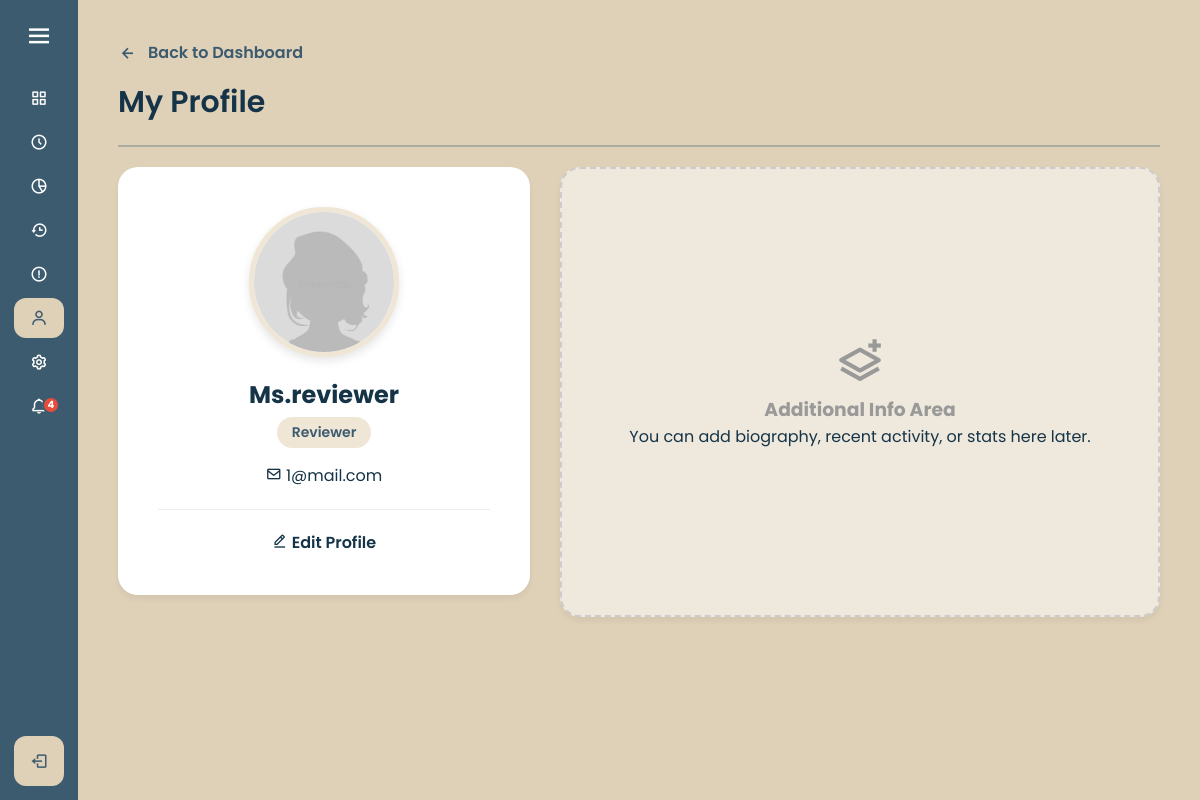
The app's page /profile.php (signed in) with its own data.
### tables this page shows
CREATE TABLE `users` (
  `id` int(10) UNSIGNED NOT NULL,
  `name` varchar(255) NOT NULL,
  `email` varchar(255) NOT NULL,
  `password` varchar(255) NOT NULL,
  `role` enum('researcher','reviewer','hod','admin') NOT NULL,
  `notify_email` tinyint(1) DEFAULT 1,
  `notify_system` tinyint(1) DEFAULT 1,
  `profile_pic` varchar(255) DEFAULT 'default.png',
  `avatar` enum('default','male','female') DEFAULT 'default',
  `notify_new_assign` tinyint(1) DEFAULT 1,
  `notify_appeals` tinyint(1) DEFAULT 1,
  `notify_hod_approve` tinyint(1) DEFAULT 1,
  `notify_hod_reject` tinyint(1) DEFAULT 1,
  `status` enum('PENDING','APPROVED','REJECTED') DEFAULT 'PENDING'
);

### profile.php (the view, shortened to what this page needs)
<?php
require 'config.php';
$email = $_SESSION['email'];
$stmt = $conn->prepare("SELECT * FROM users WHERE email = ?");
$stmt->bind_param("s", $email);
$stmt->execute();
$user = $stmt->get_result()->fetch_assoc();
$avatar_file = !empty($user['profile_pic']) ? "images/" . $user['profile_pic'] : "images/default.png";
?>
<!DOCTYPE html>
<html lang="en">
<head>
    <link rel="stylesheet" href="styling/style.css">
    <link href="https://unpkg.com/boxicons@2.1.4/css/boxicons.min.css" rel="stylesheet">
</head>
<body>
    <?php include 'sidebar.php'; ?>
    <section class="home-section">
        <a href="<?= $dashboardLink ?>" class="btn-back" style="display: inline-flex; align-items: center; text-decoration: none; color: #3C5B6F; font-weight: 600; margin-bottom: 15px;">
            <i class='bx bx-left-arrow-alt' style="font-size: 20px; margin-right: 5px;"></i>
            Back to Dashboard
        </a>
        <div class="welcome-text">My Profile</div>
        <hr style="border: 1px solid #3C5B6F; opacity: 0.3; margin: 20px 0;">
        <div class="profile-container">
            <div class="form-box profile-card">
                <div class="profile-avatar" style="padding: 0; overflow: hidden; background: white; border: 5px solid #EFE6D5;">
                    <img src="<?= $avatar_file ?>" alt="Profile" style="width: 100%; height: 100%; object-fit: cover;">
                </div>
                <h2 class="profile-name"><?= htmlspecialchars($user['name']) ?></h2>
                <div class="profile-role-badge">
                    <?= ucfirst($user['role']) ?>
                </div>
                <p class="profile-email">
                    <i class='bx bx-envelope'></i> <?= htmlspecialchars($user['email']) ?>
                </p>
                <div class="profile-actions">
                    <a href="settings.php?view=profile" style="color: #153448; text-decoration: none; font-weight: 600; font-size: 16px;">
                        <i class='bx bx-edit-alt'></i> Edit Profile
                    </a>
                </div>
            </div>
            <div class="form-box placeholder-area">
                <div class="placeholder-content">
                    <i class='bx bx-layer-plus'></i>
                    <h3>Additional Info Area</h3>
                    <p>You can add biography, recent activity, or stats here later.</p>
                </div>
            </div>
        </div>
    </section>
</body>
</html>

### styling/style.css (style rules this page uses)
* { margin: 0; padding: 0; box-sizing: border-box; font-family: "Poppins", sans-serif; }
body { background-color: #DFD0B8; }
.home-section { position: relative; background-color: #DFD0B8; min-height: 100vh; top: 0; left: 78px; width: calc(100% - 78px); transition: all 0.5s ease; z-index: 1; padding: 40px; color: #153448; }
.home-section .welcome-text { color: #153448; font-size: 30px; font-weight: 600; margin-bottom: 10px; display: flex; align-items: center; gap: 10px; }
.home-section p, .home-section li, .home-section td, .home-section label { color: #153448; font-size: 16px; line-height: 1.6; }
.form-box { background: #fff; padding: 30px; border-radius: 20px; max-width: 600px; box-shadow: 0 4px 6px rgba(0,0,0,0.05); }
.btn-back { display: inline-flex; align-items: center; gap: 5px; margin-bottom: 20px; color: #3C5B6F; text-decoration: none; font-weight: 600; }
.profile-container { display: flex; gap: 30px; align-items: flex-start; flex-wrap: wrap; }
.profile-card { flex: 1; min-width: 300px; text-align: center; padding: 40px; }
.profile-avatar { width: 150px; height: 150px; background: #3C5B6F; color: white; border-radius: 50%; display: flex; align-items: center; justify-content: center; font-size: 60px; font-weight: bold; margin: 0 auto 20px auto; border: 5px solid #EFE6D5; box-shadow: 0 4px 10px rgba(0,0,0,0.1); }
.profile-name { color: #153448; margin-bottom: 5px; }
.profile-role-badge { display: inline-block; background: #EFE6D5; color: #3C5B6F; padding: 5px 15px; border-radius: 20px; font-weight: 600; font-size: 14px; margin-bottom: 15px; }
.profile-email { color: #666; font-size: 14px; }
.profile-actions { margin-top: 20px; border-top: 1px solid #eee; padding-top: 20px; }
.placeholder-area { flex: 2; min-width: 300px; height: 450px; display: flex; align-items: center; justify-content: center; background: rgba(255,255,255,0.5); border: 2px dashed #ccc; border-radius: 20px; }
.placeholder-content { text-align: center; color: #999; }
.placeholder-content i { font-size: 50px; margin-bottom: 10px; }

### records on screen
users: profile_pic (picture), name "Ms.reviewer", role "Reviewer", email "1@mail.com"

### other values on screen
$unread_count "4"
